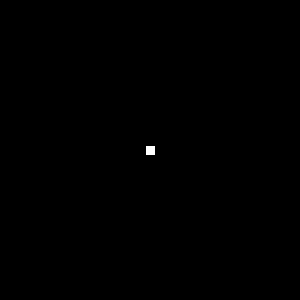
Frame 1 (no input)
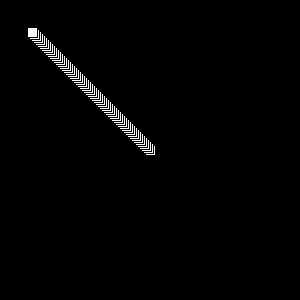
Frame 60 (the mouse pressed at the canvas centre just before this capture)
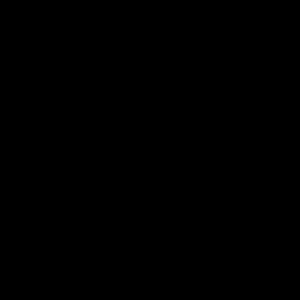
Frame 120 (the mouse held since frame 60 and released just before this capture)

The Processing sketch that drew these frames (run headless with seeded random() and noise(); from frame 60 on, the mouse is pressed at the canvas centre):

// Processing sketch: processing_38870
// ── processing_38870.pde

int x = 150;
int y = 150;
int speed = 2;
void setup() {
  size(300, 300);
  background(0);
  rectMode(CENTER);
  x=150;
  y=150;
}

void draw() {
  rect(x,y,10,10);
  if(mousePressed){
          setup();
  }
  if((x!=mouseX)||(y!=mouseY)){
      if(mouseX<x){
          x-=speed;
      }
      if(mouseX>x){
          x+=speed;
      }
      if(mouseY>y){
          y+=speed;
      }
      if(mouseY<y){
          y-=speed;
      }
  }
}

                
                                                                                
